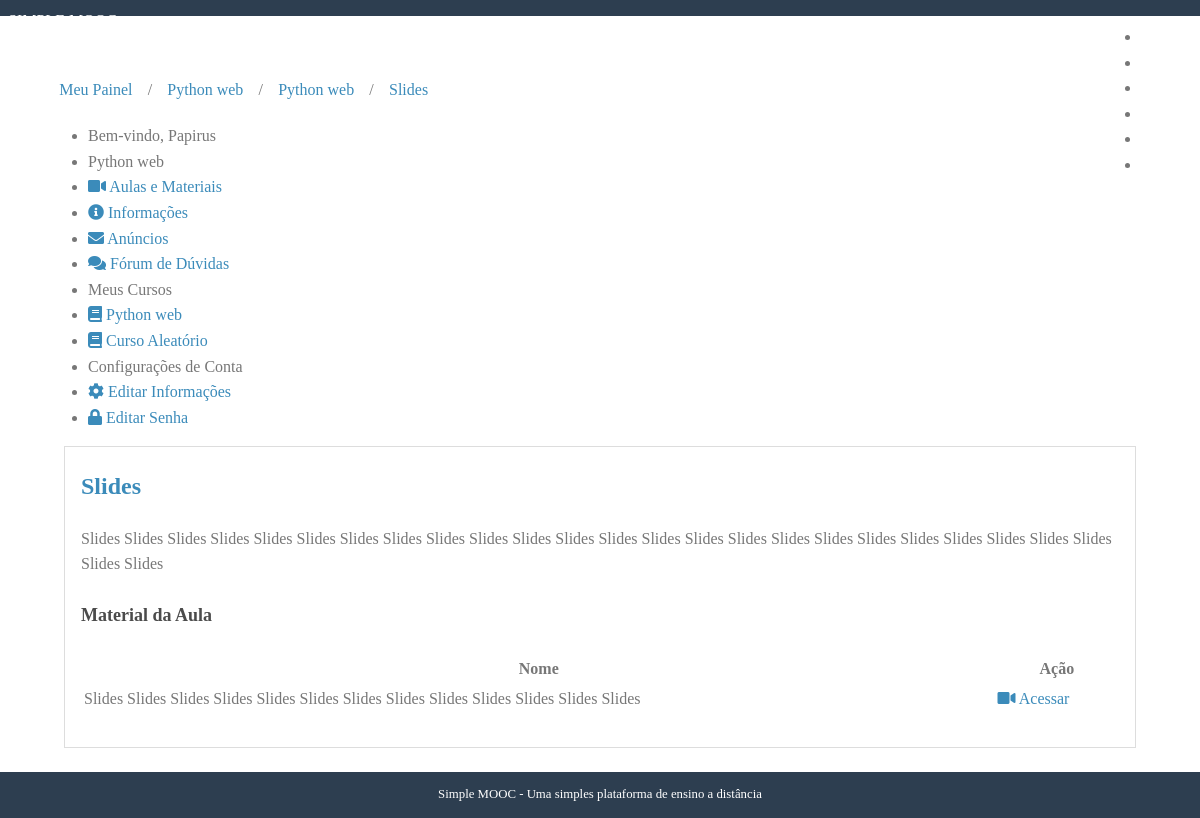
Page /cursos/python-web/aulas/4/ (signed in) on the committed database.
### courses/models.py (models this page shows, shortened)
class Course(models.Model):
    name = models.CharField('Nome', max_length=100)
    slug = models.SlugField('Atalho')
    description = models.TextField('Descrição', blank=True)
    about = models.TextField('Sobre o curso', blank = True)
    start_date = models.DateField(
        'Data de inicio', null=True, blank=True
    )
    image = models.ImageField(
        upload_to='courses/images', verbose_name='Imagem',
        null=True, blank=True
    )
    created_at = models.DateField(
        'Criado em', auto_now_add=True
    )
    updated_at = models.DateField(
        'Atualizado em', auto_now = True
    )
    objects = CourseManager()
    def __str__(self):
        return self.name
    class Meta:
        verbose_name = 'Curso'
        verbose_name_plural = 'Cursos'
        ordering = ['name']

class Lesson(models.Model):
    name =models.CharField('Nome', max_length=100)
    description = models.TextField('Descrição', blank=True)
    number = models.IntegerField('Número(ordem)', blank=True, default=0)
    release_date = models.DateField('Data de Liberação', blank=True, null=True)
    created_at = models.DateTimeField('Criado em', auto_now_add=True)
    updated_at = models.DateTimeField('Atualizado em', auto_now=True)
    course = models.ForeignKey(Course, verbose_name='Curso', related_name='lessons', on_delete = models.CASCADE)
    def __str__(self):
        return self.name
    class Meta:
        verbose_name = 'Aula'
        verbose_name_plural = 'Aulas'
        ordering = ['number']

class Enrollment(models.Model):
    STATUS_CHOICES = (
        (0, 'Pendente'),
        (1, 'Aprovado'),
        (2, 'Cancelado')
    )
    user = models.ForeignKey(
        settings.AUTH_USER_MODEL, verbose_name='Usuário',
        related_name='enrollments', on_delete=models.CASCADE,
    )
    course = models.ForeignKey(
        Course, verbose_name='Curso',
        related_name='enrollments', on_delete=models.CASCADE
    )
    status = models.IntegerField('Situação', choices=STATUS_CHOICES,
        default = 0,
        blank = True,
    )
    created_at = models.DateTimeField('Criado em', auto_now_add=True)
    updated_at = models.DateTimeField('Atualizado em', auto_now=True)
    class Meta:
        verbose_name = 'Inscrição'
        verbose_name_plural = 'Incrições'
        unique_together = (('user', 'course'),)

class Material(models.Model):
    name = models.CharField('Nome', max_length=100)
    embedded = models.TextField('Video Embedded', blank=True)
    file = models.FileField(upload_to='lessons/materials', blank=True, null=True)
    lesson = models.ForeignKey(Lesson, verbose_name='Aula', related_name='materials', on_delete=models.CASCADE)
    def is_embedded(self):
        return bool(self.embedded)
    def __str__(self):
        return self.name
    class Meta:
        verbose_name = 'Material'
        verbose_name_plural = 'Materiais'

### accounts/models.py (models this page shows, shortened)
class User(AbstractUser, PermissionsMixin):
    username = models.CharField('Nome do usuário', max_length=30, unique = True,
    validators=[validators.RegexValidator(re.compile('^[\w.@+-]+$'),
            'O nome de usuário só pode conter letras, digitos ou os '
            'seguintes caracteres: @/./+/-/_', 'invalid')]
    )
    email = models.EmailField('E-mail', unique=True)
    name = models.CharField('Nome', max_length=100, blank=True)
    is_active = models.BooleanField('Está Ativo?', blank=True, default=True)
    is_staff = models.BooleanField('É da equipe', blank=True, default=False)
    is_superuser = models.BooleanField('É da equipe', blank=True, default=False)
    date_joined = models.DateTimeField('Data de Entrada', auto_now_add=True)
    objects = UserManager()
    USERNAME_FIELD = 'username'
    REQUIRED_FIELDS = ['email']
    def __str__(self):
        return self.name or self.username
    class Meta:
        verbose_name = 'Usuário'
        verbose_name_plural = 'Usuários'

### courses/decorators.py (the view, shortened to what this page needs)
    def _wrapper(request, *args, **kwargs):
        slug = kwargs['slug']
        course = get_object_or_404(Course, slug=slug)
        has_permission = request.user.is_staff
        if not has_permission:
            messages.error(request, message)
            return redirect('accounts:dashboard')
        request.course = course
        return view_func(request, *args, **kwargs)

### accounts/templatetags/courses_tags.py (called while the page is built)
@register.simple_tag
def load_my_courses(user):
    return Enrollment.objects.filter(user=user)

### courses/views.py (called while the page is built)
@login_required
@enrollment_required
def lesson(request, slug, pk):
    course = request.course
    lesson = get_object_or_404(Lesson, pk=pk, course=course)
    if not request.user.is_staff and not lesson.is_available():
        messages.error(request, 'Esta aula não está disponível')
        return redirect('couses:lessons', slug=course.slug)
    template = 'courses/lesson.html'
    context = {
        'course': course,
        'lesson': lesson,
    }
    return render(request, template, context)

### courses/templates/courses/lesson.html
{% extends "courses/course_dashboard.html" %}
{% block breadcrumb %}
    {{ block.super }}
    <li>/</li>
    <li>
        <a href="{% url 'courses:lessons' course.slug %}">{{ course }}</a>
    </li>
    <li>/</li>
    <li>
        <a href="{% url 'courses:lesson' course.slug lesson.pk %}">{{ lesson }}</a>
    </li>
{% endblock breadcrumb %}
{% block dashboard_content %}
    <div class="well">
        <h2>
            <a href="{% url 'courses:lesson' course.slug lesson.pk %}">{{ lesson }}</a>
        </h2>
        {{ lesson.description|linebreaks }}
        <p>
            <h4>Material da Aula</h4>
            <table class="pure-table full">
                <thead>
                    <tr>
                        <th>
                            Nome
                        </th>
                        <th>
                            Ação
                        </th>
                    </tr>
                </thead>
                <tbody>
                    {% for material in lesson.materials.all %}
                    <tr class="{% cycle '' 'pure-table-odd' %}">
                        <td>
                            {{ material }}
                        </td>
                        <td>
                            {% if material.is_embedded %}
                            <a href="{% url 'courses:material' course.slug material.pk %}">
                                <i class="fa fa-video"></i>
                                Acessar
                            </a>
                            {% else %}
                            <a target="_blank" href="{{ material.file.url }}">
                                <i class="fa fa-download"></i>
                                Baixar
                            </a>
                            {% endif %}
                        </td>
                    </tr>
                    {% endfor %}
                </tbody>
            </table>
        </p>
    </div>
{% endblock dashboard_content %}

### courses/templates/courses/course_dashboard.html
{% extends "accounts/dashboard.html" %}
{% block breadcrumb %}
    {{ block.super }}
    <li>/</li>
    <li>
        <a href="{% url 'courses:announcements' course.slug %}">{{ course }}</a>
    </li>
{% endblock breadcrumb %}
{% block menu_options %}
    <li class="pure-menu-heading">
        {{ course }}
    </li>
    <li>
        <a href="{% url 'courses:lessons' course.slug %}">
            <i class="fa fa-video"></i>
            Aulas e Materiais
        </a>
    </li>
    <li>
        <a href="#">
            <i class="fa fa-info-circle"></i>
            Informações
        </a>
    </li>
    <li>
        <a href="{% url 'courses:announcements' course.slug %}">
            <i class="fa fa-envelope"></i>
            Anúncios
        </a>
    </li>
    <li>
        <a href="#">
            <i class="fa fa-comments"></i>
            Fórum de Dúvidas
        </a>
    </li>
    {{ block.super }}
{% endblock menu_options %}

### accounts/templates/accounts/dashboard.html (shortened to what this page needs)
{% extends 'base.html' %}
{% load courses_tags %}
{% block content %}
    {% load_my_courses user as enrollments %}
    <div class="pure-g-r content-ribbon">
        <div class="pure-u-1">
            <ul class="breadcrumb">
                {% block breadcrumb %}
                    <li>
                        <a href="{% url 'accounts:dashboard' %}">Meu Painel</a></li>
                {% endblock breadcrumb %}
            </ul>
        </div>
        <div class=" pure-u-1-3"="pure-u-1-3"">
                            <div class="pure-menu pure-menu-open">
                                <ul>
                                    <li class="pure-menu-heading">
                                        Bem-vindo,
                                        {{ user }}
                                    </li>
                                    {% block menu_options %}
                                        <li class="pure-menu-heading">Meus Cursos</a>
                                        {% for enrollment in enrollments %}
                                            <li>
                                                <a href="{% url 'courses:announcements' enrollment.course.slug %}">
                                                    <i class="fas fa-book"></i>
                                                    {{ enrollment.course }}
                                                </a>
                                            </li>
                                            {% empty %}
                                            <li>Nenhum curso encontrado</li>
                                        {% endfor %}
                                        <li class="pure-menu-heading">Configurações de Conta</li>
                                        <li>
                                            <a href="{% url 'accounts:edit' %}">
                                                <i class="fas fa-cog"></i>
                                                Editar Informações
                                            </a>
                                        </li>
                                        <li>
                                            <a href="{% url 'accounts:edit_password' %}">
                                                <i class="fas fa-lock"></i>
                                                Editar Senha
                                            </a>
                                        </li>
                                    {% endblock menu_options %}
                                </ul>
                            </div>
                        </div>
                        <div class="pure-u-2-3">
                            <div class="inner">
                                {% block dashboard_content %}{% endblock dashboard_content %}
                            </div>
                        </div>
                    </div>
                {% endblock content %}

### core/static/css/styles.css (style rules this page uses)
* { -webkit-box-sizing: border-box; -moz-box-sizing: border-box; box-sizing: border-box; }
body { margin: 0 auto; line-height: 1.7em; }
a { color: #3b8bba; }
.content .content-ribbon { margin: 1.5em 3em; }
.inner { padding: 0em 1em; }
.inner p { margin-top: 0; }
ul.breadcrumb { padding: 0; }
ul.breadcrumb li { display: inline-block; }
ul.breadcrumb li a { display: inline-block; padding: 0.3em 0.7em; }
table.full { width: 100%; }
body { min-width: 320px; color: #777; line-height: 1.6; }
h1, h2, h3, h4, h5, h6 { font-weight: bold; color: rgb(75, 75, 75); }
h4 { font-size: 1.125em; }
a { color: #3b8bba; text-decoration: none; }
.well { border: 1px solid #ddd; padding: 0em 1em 1em 1em; margin-bottom: 1.5em; }

### rows in the picture
Course: name "Python web"
Lesson: name "Slides", description "Slides Slides Slides Slides Slides Slides Slides Slides Slides Slides Slides Slides Slides Slides Slides Slides Slides Slides Slides Slides Slides Slides Slides Slides Slides Slides"
User: name "Papirus"
Enrollment: course "Python web"
Enrollment: course "Curso Aleatório"
Material: name "Slides Slides Slides Slides Slides Slides Slides Slides Slides Slides Slides Slides Slides", shows "Acessar"
